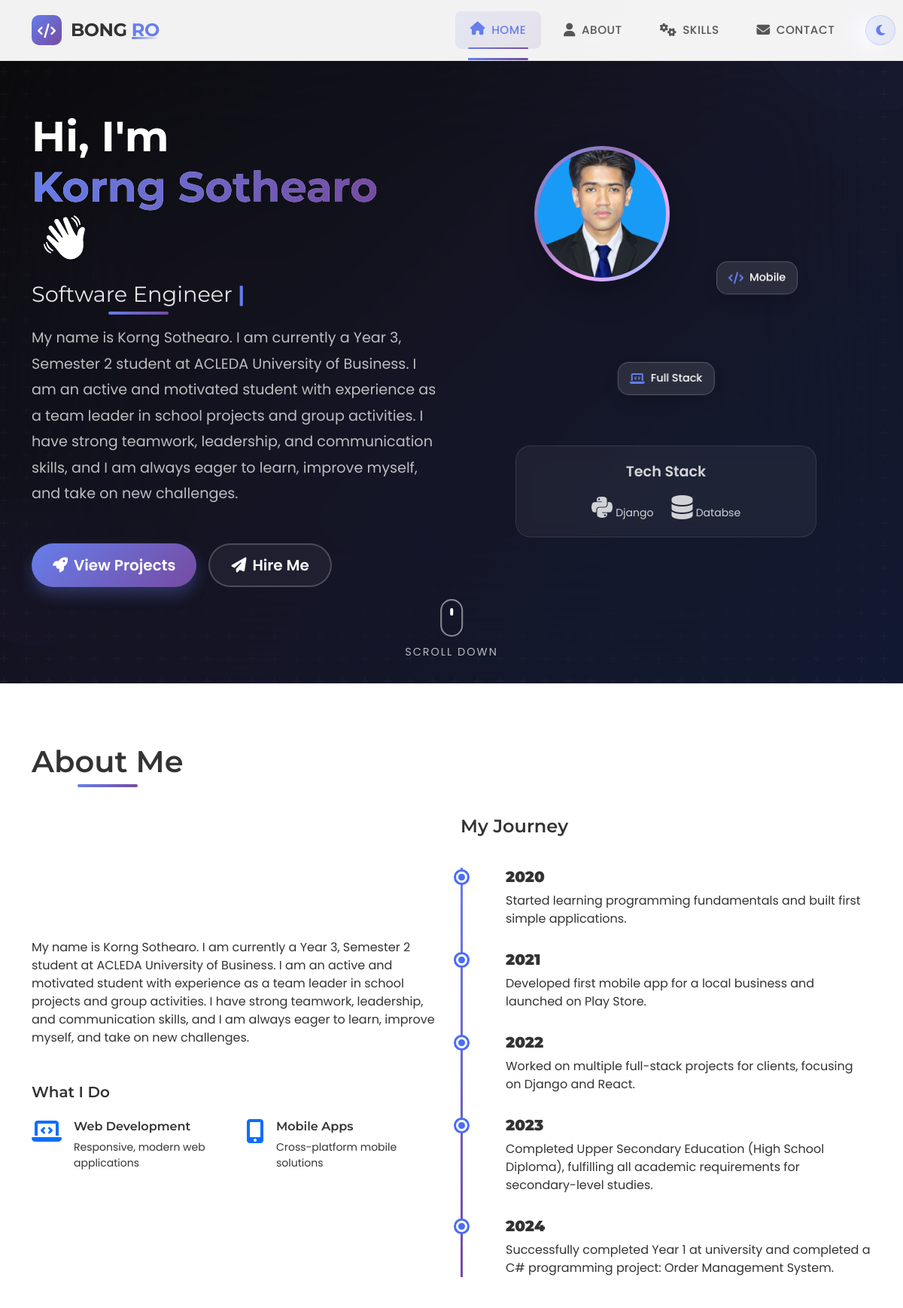
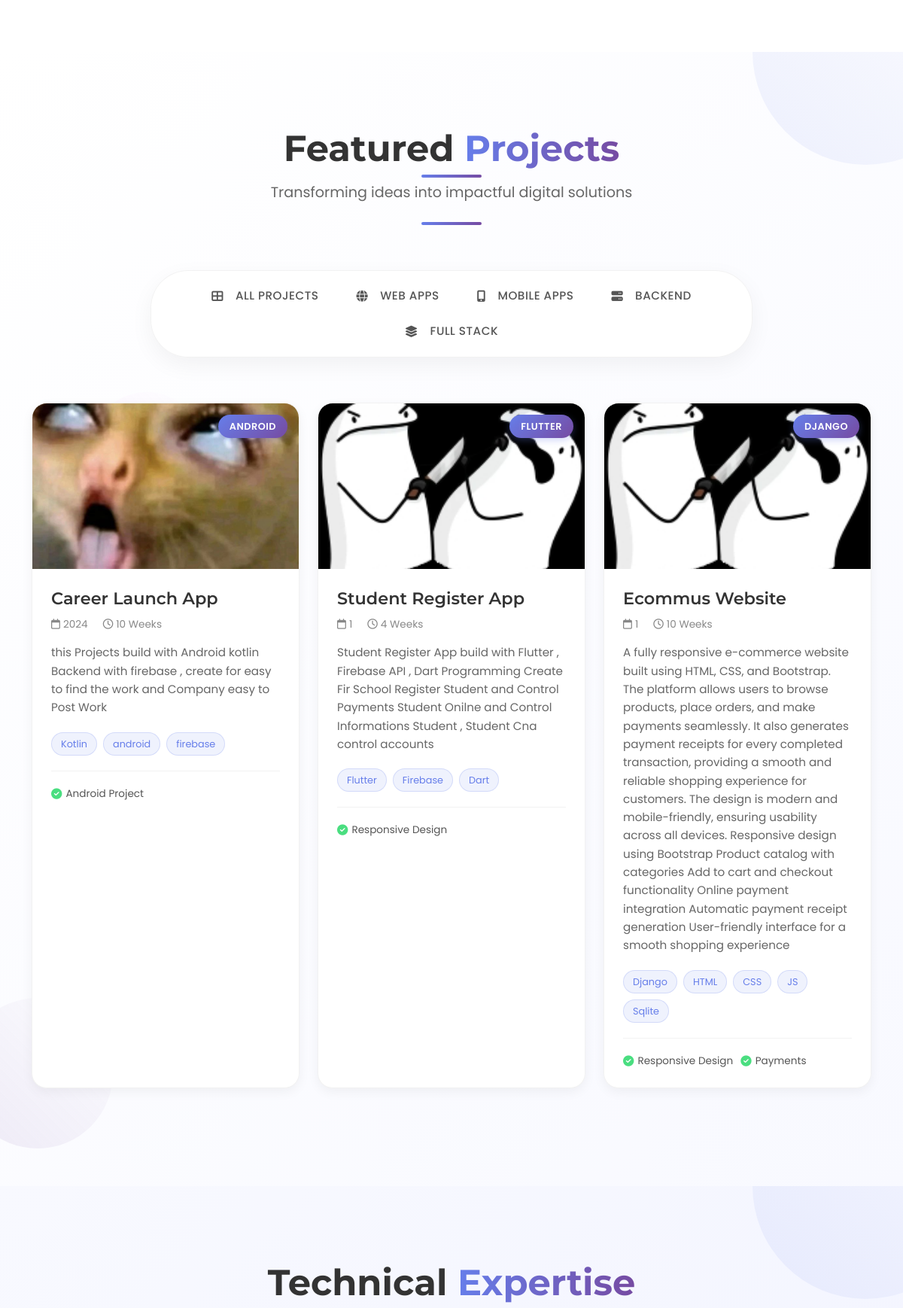
The page / (upper part) on the database its author committed (2 pictures, top to bottom).
### portfolio/models.py (models this page shows, shortened)
class Profile(models.Model):
    full_name = models.CharField(max_length=100)
    short_title = models.CharField(max_length=100)  # Software Engineer
    description = models.TextField()
    profile_image = models.ImageField(upload_to='profile/')
    cv_file = models.FileField(upload_to='documents/', blank=True, null=True)
    is_active = models.BooleanField(default=True)
    created_at = models.DateTimeField(auto_now_add=True)
    updated_at = models.DateTimeField(auto_now=True)

class TechStack(models.Model):
    profile = models.ForeignKey(
        Profile,
        on_delete=models.CASCADE,
        related_name='tech_stacks'
    )
    name = models.CharField(max_length=50)        # Django, JavaScript
    icon_class = models.CharField(max_length=50) # fab fa-python
    order = models.PositiveIntegerField(default=0)

class Service(models.Model):
    profile = models.ForeignKey(Profile, on_delete=models.CASCADE, related_name="services")
    title = models.CharField(max_length=100)
    description = models.TextField()
    icon_class = models.CharField(max_length=100, help_text="FontAwesome icon class, e.g., fas fa-laptop-code")
    order = models.PositiveIntegerField(default=0)
    class Meta:
        ordering = ['order']

class Journey(models.Model):
    profile = models.ForeignKey(Profile, on_delete=models.CASCADE, related_name="journeys")
    year = models.CharField(max_length=10)
    title = models.CharField(max_length=150, blank=True)
    description = models.TextField()
    order = models.PositiveIntegerField(default=0)
    class Meta:
        ordering = ['order']

class Project(models.Model):
    profile = models.ForeignKey(
        "Profile",
        on_delete=models.CASCADE,
        related_name="projects"
    )
    title = models.CharField(max_length=200)
    description = models.TextField()
    image = models.ImageField(upload_to="projects/")
    year = models.PositiveIntegerField()
    duration = models.CharField(max_length=50)
    category = models.ManyToManyField(
        ProjectCategory,
        related_name="projects"
    )
    badge_text = models.CharField(max_length=50, blank=True)
    github_url = models.URLField(blank=True)
    live_demo_url = models.URLField(blank=True)
    details_url = models.URLField(blank=True)
    order = models.PositiveIntegerField(default=0)
    is_active = models.BooleanField(default=True)
    created_at = models.DateTimeField(auto_now_add=True)

class ProjectTech(models.Model):
    project = models.ForeignKey(
        Project,
        on_delete=models.CASCADE,
        related_name="techs"
    )
    name = models.CharField(max_length=50)

class ProjectFeature(models.Model):
    project = models.ForeignKey(
        Project,
        on_delete=models.CASCADE,
        related_name="features"
    )
    text = models.CharField(max_length=100)

### portfolio/views.py (the view, shortened to what this page needs)
# urls.py: path('', views.index, name='index'),
def index(request):
    profile = Profile.objects.filter(is_active=True).first()
    contact_info = ContactInfo.objects.filter(is_active=True).first()
    tech_stacks = profile.tech_stacks.all().order_by('order') if profile else []
    skill_categories = SkillCategory.objects.all().order_by('order')
    skills_by_category = {}
    if profile:
        for category in skill_categories:
            skills = profile.skills.filter(category=category).order_by('order')
            skills_by_category[category.slug] = skills
    tool_categories = ToolCategory.objects.all().order_by('order')
    tools_by_category = {}
    if profile:
        for category in tool_categories:
            tools = profile.tools.filter(category=category)
            tools_by_category[category.name] = tools
    tools_by_category_items = tools_by_category.items()
    tool_categories = ToolCategory.objects.all().order_by('order')
    tools_by_category_list = []
    if profile:
        for category in tool_categories:
            tools = profile.tools.filter(category=category)
            tools_by_category_list.append((category, tools))
    project_categories = ProjectCategory.objects.all().order_by('id')  # for filter buttons
    projects = Project.objects.filter(profile=profile, is_active=True).order_by('order')
    projects_by_category = {}
    for category in project_categories:
        projects_in_category = projects.filter(category=category)
        projects_by_category[category.slug] = projects_in_category
    form = ContactForm()
    context = {
        'profile': profile,
        'tech_stacks': tech_stacks,
        'skill_categories': skill_categories,
        'skills_by_category': skills_by_category.items(),  # pass items()
        'tool_categories': tool_categories,
        'tools_by_category': tools_by_category,
        'tools_by_category_items': tools_by_category_items,  # use items
        'tools_by_category_list': tools_by_category_list,
        'projects': projects,  # all projects
        'project_categories': project_categories,  # for filter buttons
        'projects_by_category': projects_by_category,  # optional dict
        'form': form,
        'contact_info': contact_info,
    }
    return render(request, 'portfolio/base.html', context)

### portfolio/templates/portfolio/base.html (shortened to what this page needs)
{% load static %}
<!DOCTYPE html>
<html lang="en">
<head>
    <link rel="stylesheet" href="{% static 'css/style.css' %}">
    <link href="https://cdn.jsdelivr.net/npm/bootstrap@5.3.2/dist/css/bootstrap.min.css" rel="stylesheet">
    <link href="https://unpkg.com/aos@2.3.1/dist/aos.css" rel="stylesheet">
    <link rel="stylesheet" href="https://cdnjs.cloudflare.com/ajax/libs/font-awesome/6.4.0/css/all.min.css">
</head>
<body>
    <button class="dark-mode-toggle" id="darkModeToggle">
    </button>
    {% include 'portfolio/includes/navbar.html' %}
    {% include 'portfolio/partials/hero.html' %}
    {% include 'portfolio/partials/about.html' %}
    {% include 'portfolio/partials/projects.html' %}
    {% include 'portfolio/partials/skills.html' %}
</body>
</html>

### portfolio/templates/portfolio/partials/hero.html (shortened to what this page needs)
{% load static %}
<section id="hero" class="position-relative overflow-hidden">
    <div class="hero-bg-elements">
        <div class="bg-shape shape-2"></div>
        <div class="bg-shape shape-3"></div>
        <div class="bg-shape shape-4"></div>
        <div class="bg-blur"></div>
    </div>
    <div class="container position-relative z-2">
        <div class="row align-items-center min-vh-90 py-5">
            <div class="col-lg-6 text-lg-start text-center mb-5 mb-lg-0" data-aos="fade-right">
                <h1 class="hero-title mb-4">
                    Hi, I'm <span class="gradient-text">{{ profile.full_name }}</span>
                    <span class="wave-hand">👋</span>
                </h1>
                <h2 class="hero-subtitle mb-4">
                    <span class="typing-text">{{ profile.short_title }}</span>
                    <span class="typed-cursor">|</span>
                </h2>
                <p class="hero-description mb-5">
                    {{ profile.description }}
                </p>
                <div class="hero-buttons d-flex flex-wrap gap-3 justify-content-lg-start justify-content-center">
                    <a href="#projects" class="btn btn-primary btn-lg">
                        <i class="fas fa-rocket me-2"></i> View Projects
                    </a>
                    <a href="#contact" class="btn btn-outline-light btn-lg">
                        <i class="fas fa-paper-plane me-2"></i> Hire Me
                    </a>
                </div>
            </div>
            <div class="col-lg-6" data-aos="fade-left" data-aos-delay="200">
                <div class="profile-container">
                    <div class="profile-image-wrapper">
                       {% if profile.profile_image %}
                        <img src="{{ profile.profile_image.url }}" alt="{{ profile.full_name }}" class="profile-img">
                        {% else %}
                        <img src="{% static 'images/default-profile.png' %}" alt="Default Profile" class="profile-img">
                        {% endif %}
                        <div class="floating-badge projects">
                            <div class="badge-content">
                                <i class="fas fa-code"></i>
                                <span>Mobile </span>
                            </div>
                        </div>
                        <div class="floating-badge tech">
                            <div class="badge-content">
                                <i class="fas fa-laptop-code"></i>
                                <span>Full Stack</span>
                            </div>
                        </div>
                    </div>
                    <div class="tech-stack mt-5">
                        <p class="text-center mb-3">Tech Stack</p>
                        <div class="stack-icons d-flex justify-content-center flex-wrap gap-4">
                            {% for tech in tech_stacks %}
                            <div class="tech-icon" data-tooltip="{{ tech.name }}">
                                <i class="{{ tech.icon_class }} fa-2x"></i>
                                <small>{{ tech.name }}</small>
                            </div>
                            {% endfor %}
                        </div>
                    </div>
                </div>
            </div>
        </div>
    </div>
    <div class="scroll-indicator">
        <a href="#about" class="scroll-link">
            <span class="mouse">
                <span class="wheel"></span>
            </span>
            <span class="scroll-text">Scroll Down</span>
        </a>
    </div>
</section>

### portfolio/templates/portfolio/partials/about.html (shortened to what this page needs)
{% with profile=profile %}
<section id="about">
    <div class="container">
        <h2 class="text-center mb-5">About Me</h2>
        <div class="row align-items-center">
            <div class="col-lg-6 mb-4 mb-lg-0" data-aos="fade-right">
                <p class="mb-4">{{ profile.description }}</p>
                <div class="mt-5">
                    <h5 class="mb-4">What I Do</h5>
                    <div class="row">
                        {% for service in profile.services.all %}
                        <div class="col-md-6 mb-3">
                            <div class="d-flex">
                                <div class="me-3">
                                    <i class="{{ service.icon_class }} text-primary fa-2x"></i>
                                </div>
                                <div>
                                    <h6>{{ service.title }}</h6>
                                    <p class="small">{{ service.description }}</p>
                                </div>
                            </div>
                        </div>
                        {% endfor %}
                    </div>
                </div>
            </div>
            <div class="col-lg-6" data-aos="fade-left">
                <h4 class="mb-4">My Journey</h4>
                <ul class="timeline list-unstyled">
                    {% for journey in profile.journeys.all %}
                    <li>
                        <h5><strong>{{ journey.year }}</strong></h5>
                        <p>{{ journey.description }}</p>
                    </li>
                    {% endfor %}
                </ul>
            </div>
        </div>
    </div>
</section>
{% endwith %}

### portfolio/templates/portfolio/partials/projects.html (shortened to what this page needs)
{% load static %}
<section id="projects" class="position-relative overflow-hidden">
    <div class="projects-bg-elements">
        <div class="bg-shape shape-1"></div>
    </div>
    <div class="container position-relative z-2">
        <div class="section-header text-center mb-6" data-aos="fade-up">
            <h2 class="section-title mb-3">Featured <span class="gradient-text">Projects</span></h2>
            <p class="section-subtitle">Transforming ideas into impactful digital solutions</p>
            <div class="title-divider mx-auto mt-4"></div>
        </div>
        <div class="projects-filter mb-6" data-aos="fade-up" data-aos-delay="150">
            <div class="filter-wrapper">
                <div class="nav nav-pills justify-content-center" id="projectsTab" role="tablist">
                    <button class="nav-link active" onclick="filterProjects('all')" data-filter="all">
                        <i class="fas fa-th-large me-2"></i>All Projects
                    </button>
                    <button class="nav-link" onclick="filterProjects('web')" data-filter="web">
                        <i class="fas fa-globe me-2"></i>Web Apps
                    </button>
                    <button class="nav-link" onclick="filterProjects('mobile')" data-filter="mobile">
                        <i class="fas fa-mobile-alt me-2"></i>Mobile Apps
                    </button>
                    <button class="nav-link" onclick="filterProjects('backend')" data-filter="backend">
                        <i class="fas fa-server me-2"></i>Backend
                    </button>
                    <button class="nav-link" onclick="filterProjects('fullstack')" data-filter="fullstack">
                        <i class="fas fa-layer-group me-2"></i>Full Stack
                    </button>
                </div>
            </div>
        </div>
        <div class="projects-grid" data-aos="fade-up" data-aos-delay="200">
            <div class="row g-4" id="projects-container">
                {% for project in projects %}
                <div class="col-lg-4 col-md-6 project-card" data-type="{{ project.category.first.slug }}"
                    data-category="{{ project.category.first.slug }}">
                    <div class="project-item">
                        <div class="project-image">
                            <img src="{{ project.image.url }}" alt="{{ project.title }}" class="img-fluid">
                            {% if project.badge_text %}
                            <div class="project-badge">{{ project.badge_text }}</div>
                            {% endif %}
                        </div>
                        <div class="project-content">
                            <div class="project-header">
                                <h4 class="project-title">{{ project.title }}</h4>
                                <div class="project-meta">
                                    <span class="project-date">
                                        <i class="far fa-calendar me-1"></i>{{ project.year }}
                                    </span>
                                    <span class="project-duration">
                                        <i class="far fa-clock me-1"></i>{{ project.duration }}
                                    </span>
                                </div>
                            </div>
                            <p class="project-description">{{ project.description }}</p>
                            <div class="project-tech">
                                {% for tech in project.techs.all %}
                                <span class="tech-tag">{{ tech.name }}</span>
                                {% endfor %}
                            </div>
                            <div class="project-footer">
                                <div class="project-features">
                                    {% for feature in project.features.all %}
                                    <span class="feature">
                                        <i class="fas fa-check-circle"></i>{{ feature.text }}
                                    </span>
                                    {% endfor %}
                                </div>
                            </div>
                        </div>
                    </div>
                </div>
                {% endfor %}
            </div>
        </div>
    </div>
</section>

### rows shown on the page
Profile: description "My name is Korng Sothearo. I am currently a Year 3, Semester 2 student at ACLEDA University of Business. I am an active and motivated student with experience as a team leader in school projects and group activities. I have strong teamwork, leadership, and communication skills, and I am always eager to learn, improve myself, and take on new challenges.", profile_image (picture)
TechStack: name "Django"
TechStack: name "Databse"
Service: title "Web Development", description "Responsive, modern web applications"
Service: title "Mobile Apps", description "Cross-platform mobile solutions"
Journey: year "2020", description "Started learning programming fundamentals and built first simple applications."
Journey: year "2021", description "Developed first mobile app for a local business and launched on Play Store."
Journey: year "2022", description "Worked on multiple full-stack projects for clients, focusing on Django and React."
Journey: year "2023", description "Completed Upper Secondary Education (High School Diploma), fulfilling all academic requirements for secondary-level studies."
Journey: year "2024", description "Successfully completed Year 1 at university and completed a C# programming project: Order Management System."
Project: image (picture), badge_text "ANDROID", title "Career Launch App", year "2024", duration "10 Weeks", description "this Projects build with Android kotlin Backend with firebase , create for easy to find the work and Company easy to Post Work"
ProjectTech: name "Kotlin"
ProjectTech: name "android"
ProjectTech: name "firebase"
ProjectFeature: text "Android Project"
Project: image (picture), badge_text "FLUTTER", title "Student Register App", year "1", duration "4 Weeks", description "Student Register App build with Flutter , Firebase API , Dart Programming Create Fir School Register Student and Control Payments Student Onilne and Control Informations Student , Student Cna control accounts"
ProjectTech: name "Flutter"
ProjectTech: name "Firebase"
ProjectTech: name "Dart"
ProjectFeature: text "Responsive Design"
Project: image (picture), badge_text "DJANGO", title "Ecommus Website", year "1", duration "10 Weeks", description "A fully responsive e-commerce website built using HTML, CSS, and Bootstrap. The platform allows users to browse products, place orders, and make payments seamlessly. It also generates payment receipts for every completed transaction, providing a smooth and reliable shopping experience for customers. The design is modern and mobile-friendly, ensuring usability across all devices. Responsive design using Bootstrap Product catalog with categories Add to cart and checkout functionality Online payment integration Automatic payment receipt generation User-friendly interface for a smooth shopping experience"
ProjectTech: name "Django"
ProjectTech: name "HTML"
ProjectTech: name "CSS"
ProjectTech: name "JS"
ProjectTech: name "Sqlite"
ProjectFeature: text "Responsive Design"
ProjectFeature: text "Payments"
